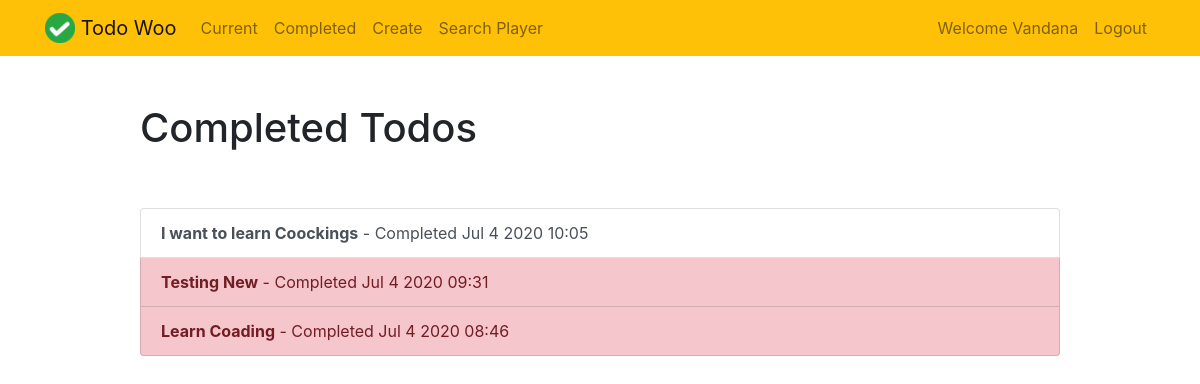
/completed/ (signed in), run on the app's committed database.
### todo/models.py (models this page shows, shortened)
class Todo(models.Model):
    title = models.CharField(max_length=100)
    memo = models.TextField(blank=True)
    created = models.DateTimeField(auto_now_add=True)
    datecompleted = models.DateTimeField(blank=True, null=True)
    important = models.BooleanField(default=False)
    color = models.CharField(max_length=6, choices=Color_CHOICES, default='green')
    user = models.ForeignKey(User, on_delete=models.CASCADE)

### todo/views.py (the view)
# urls.py: path('completed/', views.completedtodos, name='completedtodos'),
@login_required
def completedtodos(request):
    todos = Todo.objects.filter(user=request.user, datecompleted__isnull=False).order_by('-datecompleted')
    return render(request, 'todo/completedtodos.html', {'todos':todos})

### todo/templates/todo/completedtodos.html
{% extends "todo/base.html" %}
{% block content %}
    <div class="row justify-content-center mt-5">
        <div class="col-md-10">
            <h1>Completed Todos</h1>
        </div>
    </div>
    <div class="row justify-content-center mt-5">
        <div class="col-md-10">
            <div class="list-group">
                {% for todo in todos %}
                    <a href="{% url 'viewtodo' todo.id %}" class="list-group-item list-group-item-action{% if todo.important %} list-group-item-danger{% endif %}"><b>{{ todo.title }}</b> - Completed {{ todo.datecompleted|date:'M j Y H:i' }}</a>
                {% endfor %}
            </div>
        </div>
    </div>
{% endblock %}

### todo/templates/todo/base.html (shortened to what this page needs)
{% load static %}
<!doctype html>
<html lang="en">
<head>
    <link rel="stylesheet" href="https://stackpath.bootstrapcdn.com/bootstrap/4.4.1/css/bootstrap.min.css">
    <link rel="stylesheet" href="{% static 'todo/main.css'  %}">
</head>
<body>
<nav class="navbar navbar-expand-md navbar-light bg-warning">
<div class="container">
    <a class="navbar-brand" href="{% url 'home' %}">
         <img src="{% static 'todo/logo.png' %}" width="30" height="30" class="d-inline-block align-top">
        <span>Todo Woo</span>
    </a>
    <div class="collapse navbar-collapse" id="navbarNav">
    {% if user.is_authenticated %}
        <ul class="navbar-nav mr-auto">
                <li class="nav-item {{ current }}">
                    <a class="nav-link" href="{% url 'currenttodos' %}">Current</a>
                </li>
                <li class="nav-item {{ completed }}">
                    <a class="nav-link" href="{% url 'completedtodos' %}">Completed</a>
                </li>
                <li class="nav-item {{ create }}">
                    <a class="nav-link" href="{% url 'createtodo' %}">Create</a>
                </li>
                <li class="nav-item {{ current }}">
                    <a class="nav-link" href="{% url   'cricket:player_search' %}">Search Player</a>
                </li>
        </ul>
    {% endif %}
    <ul class="navbar-nav ml-auto">
            {% if user.is_authenticated %}
                <li class="nav-item">
                <a class="nav-link" href="{% url 'home' %}">Welcome {{user.username}}</a>
                </li>
                <li class="nav-item">
                    <a href="#" onclick="$('#signOutBtn').click()" class="nav-link">Logout</a>
                </li>
            {% endif %}
        </ul>
    </div>
</div>
</nav>
<div class="container">
{% block content %}{% endblock %}
</div>
</body>
</html>

### data on the page
Todo: title "I want to learn Coockings", datecompleted "Jul 4 2020 10:05"
Todo: title "Testing New", datecompleted "Jul 4 2020 09:31"
Todo: title "Learn Coading", datecompleted "Jul 4 2020 08:46"

### other printed values
{{ user.username }} "Vandana"
